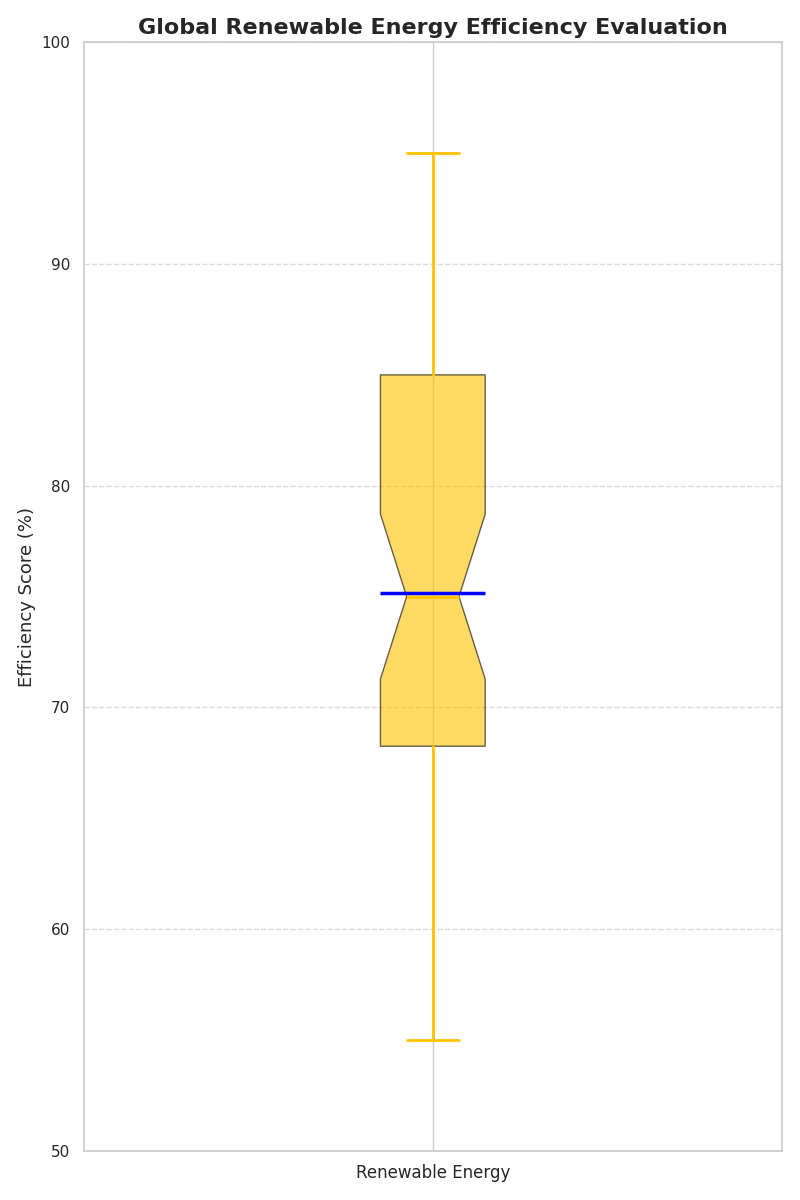

Source code (Python):
import matplotlib.pyplot as plt

efficiency_data = [
    75, 85, 80, 88, 90, 95, 93, 77, 82, 78,  # Solar
    60, 72, 68, 66, 74, 75, 73, 71, 70, 69,  # Wind
    85, 87, 90, 92, 88, 85, 89, 91, 86, 84,  # Hydroelectric
    55, 60, 58, 62, 59, 57, 61, 63, 64, 56,  # Biomass
    70, 72, 73, 78, 80, 75, 77, 76, 74, 71,  # Geothermal
]

fig, ax = plt.subplots(figsize=(8, 12))

bp = ax.boxplot(efficiency_data, vert=True, patch_artist=True, notch=True, showmeans=True,
                meanline=True, meanprops=dict(linestyle='-', linewidth=2.5, color='blue'))

# Apply a single color consistently across the box plot
single_color = '#FFC300'
bp['boxes'][0].set(facecolor=single_color, alpha=0.6)

for element in ['whiskers', 'caps', 'medians']:
    plt.setp(bp[element], color=single_color, linewidth=2)

ax.set_title('Global Renewable Energy Efficiency Evaluation', fontsize=16, fontweight='bold')
ax.set_ylabel('Efficiency Score (%)', fontsize=13)
ax.set_xticklabels(['Renewable Energy'], fontsize=12)

ax.yaxis.grid(True, linestyle='--', alpha=0.7)
ax.set_ylim(50, 100)

plt.tight_layout()
plt.show()
